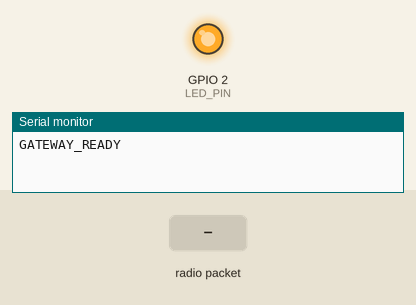
This sketch was run on a simulated ESP32. Shown: output pins drawn as LEDs (lit = HIGH), the last lines printed to the serial monitor. The inputs (shaded band) are chosen by the test bench. No radio packets arrive unless stated.

Above: at 0.1 s.
At 1.8 s:
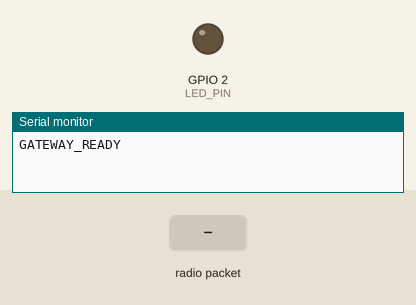
1.9 s: radio packet "1" arrives
At 2.3 s:
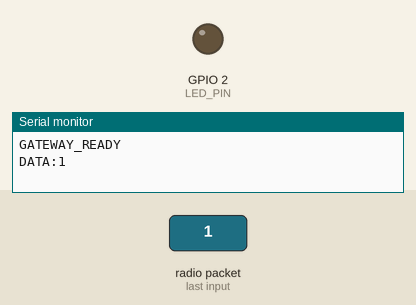
Timing chart, 0 to 4.9 s (numbered marks = the images above; inputs shaded):
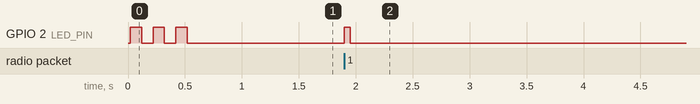

Measured:
- after the input at 1.9 s, GPIO 2 (LED_PIN): LOW → HIGH at once, → LOW 0.05 s later

The sketch:

Production_Gateway_Node.ino
```cpp
/*
 * 🌲 ECO-GRID SENTINEL: GATEWAY NODE
 * ----------------------------------
 * ROLE: USB Bridge to Ground Station
 * 1. Always On (No Sleep).
 * 2. Receives LoRa Packets.
 * 3. Forwards to Serial for Python Logic.
 */

#include <SPI.h>
#include <LoRa.h>

// --- PINS (Same as Sensor) ---
#define SCK_PIN   5
#define MISO_PIN  19
#define MOSI_PIN  27
#define SS_PIN    18
#define RST_PIN   14
#define DIO0_PIN  26
#define LED_PIN   2

void setup() {
  Serial.begin(115200);
  pinMode(LED_PIN, OUTPUT);

  // INIT LORA
  SPI.begin(SCK_PIN, MISO_PIN, MOSI_PIN, SS_PIN);
  LoRa.setPins(SS_PIN, RST_PIN, DIO0_PIN);

  if (!LoRa.begin(433E6)) {
    Serial.println("LoRa Error! Check Wiring.");
    while (1);
  }
  Serial.println("GATEWAY_READY");

  // Flash LED to indicate boot
  for(int i=0; i<3; i++) {
    digitalWrite(LED_PIN, HIGH); delay(100); digitalWrite(LED_PIN, LOW); delay(100);
  }
}

void loop() {
  // Check for incoming LoRa
  int packetSize = LoRa.parsePacket();

  if (packetSize) {
    String incoming = "";
    while (LoRa.available()) {
      incoming += (char)LoRa.read();
    }

    // 1. VISUAL FEEDBACK
    digitalWrite(LED_PIN, HIGH);

    // 2. SEND TO PYTHON BACKEND
    // The Python script looks for the "DATA:" prefix to parse
    Serial.print("DATA:");
    Serial.println(incoming);

    // 3. RELAY LOGIC (Optional Simulation)
    // If you had a 3rd device, this is where you would code it to re-transmit.
    // For this demo, we are the final destination.

    delay(50);
    digitalWrite(LED_PIN, LOW);
  }
}
```
